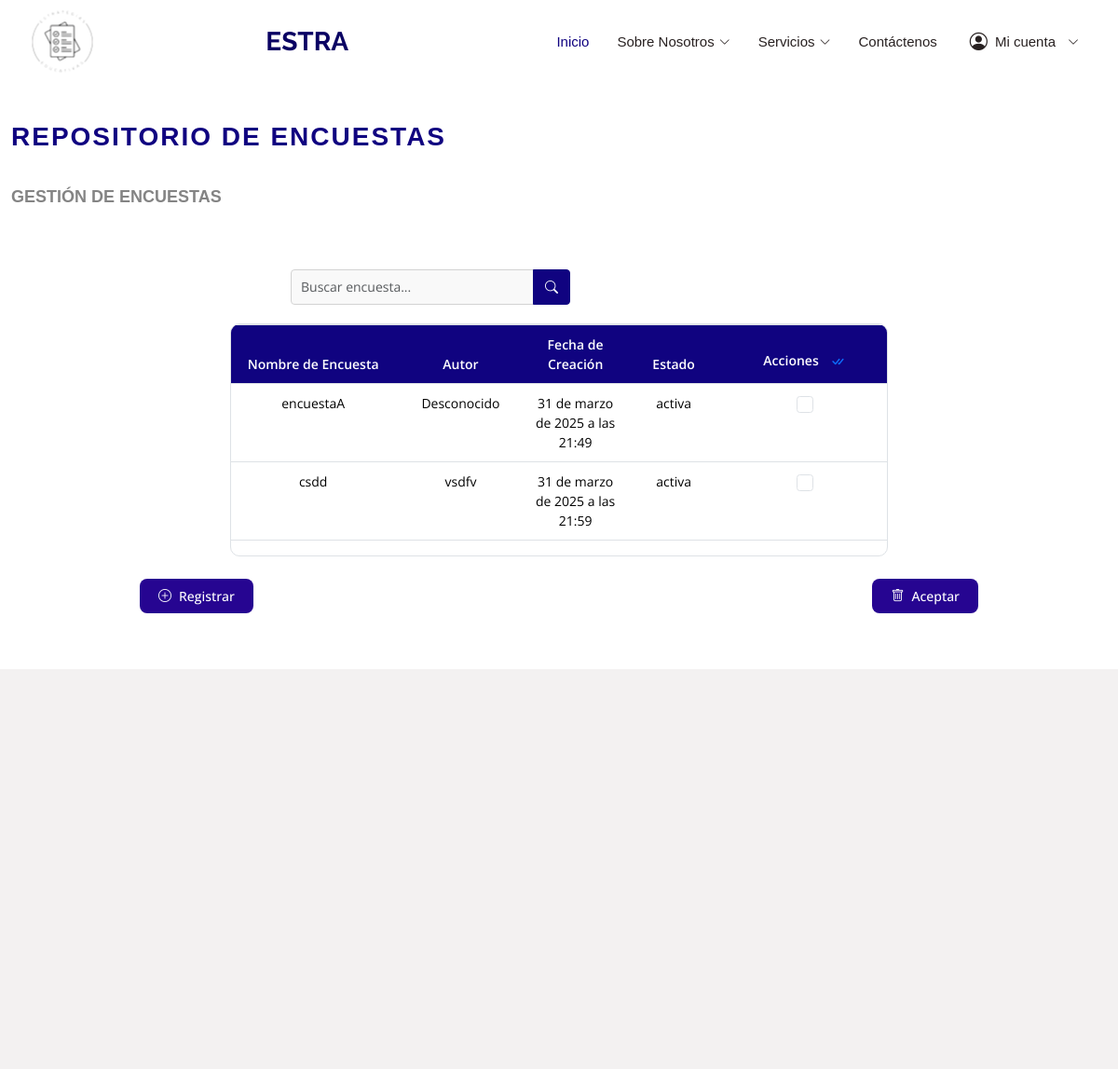
Page /models/encuesta/ on the committed database.
### data_models/models.py (models this page shows, shortened)
class Encuesta(models.Model):
    titulo = models.CharField(max_length=255)
    descripcion = models.TextField()
    fecha_creacion = models.DateTimeField(auto_now_add=True)
    autor = models.CharField(max_length=100, default="Desconocido")
    ESTADOS = [
        ('activa', 'Activa'),
        ('inactiva', 'Inactiva'),
    ]
    estado = models.CharField(max_length=10, choices=ESTADOS, default='activa')

### data_models/views.py (the view)
# urls.py: path('encuesta/', views.encuesta_list, name='encuesta_list'),
def encuesta_list(request):
    encuestas = Encuesta.objects.all()
    context = {'encuestas': encuestas}
    return render(request, 'encuestas.html', context)

### templates/encuestas.html (shortened to what this page needs)
{% load static %}
<!DOCTYPE html>
<html lang="es">
<head>
  <link href="{% static 'assets/vendor/animate.css/animate.min.css' %}" rel="stylesheet">
  <link href="{% static 'assets/vendor/bootstrap/css/bootstrap.min.css' %}" rel="stylesheet">
  <link href="{% static 'assets/vendor/bootstrap-icons/bootstrap-icons.css' %}" rel="stylesheet">
  <link href="{% static 'assets/vendor/boxicons/css/boxicons.min.css' %}" rel="stylesheet">
  <link href="{% static 'assets/vendor/glightbox/css/glightbox.min.css' %}" rel="stylesheet">
  <link href="{% static 'assets/vendor/remixicon/remixicon.css' %}" rel="stylesheet">
  <link href="{% static 'assets/vendor/swiper/swiper-bundle.min.css' %}" rel="stylesheet">
  <link href="{% static 'assets/css/style.css' %}" rel="stylesheet">
</head>
<body>
  <header id="header" class="d-flex align-items-center fixed-top">
    <div class="container d-flex align-items-center">
      <a href="{% url 'pagina_principal' %}" class="logo me-auto"><img src="{% static './imagenes/logo/logo.png'%}" alt="" class="img-fluid"></a>
      <h1 class="logo me-auto"><a href="{% url 'pagina_principal' %}">ESTRA</a></h1>
      <nav id="navbar" class="navbar">
        <ul>
          <li><a href="{% url 'pagina_principal' %}" class="active">Inicio</a></li>
          <li class="dropdown">
            <a href="#"><span>Sobre Nosotros</span> <i class="bi bi-chevron-down"></i></a>
          </li>
          <li class="dropdown"><a href="#"><span> Servicios </span> <i class="bi bi-chevron-down"></i></a>
          </li>
          <li><a href="{% url 'contactar' %}">Contáctenos</a></li>
          <li class="dropdown user-menu">
            <a href="#"><i class="bi bi-person-circle"></i> Mi cuenta <i class="bi bi-chevron-down"></i></a>
          </li>
        </ul>
      </nav>
    </div>
  </header>
  <main id="main">
<section id="encuestas" class="encuestas section-bg">
    <div class="container-fluid">
      <div class="section-title">
        <h2>Repositorio de Encuestas</h2>
        <br>
        <p>Gestión de Encuestas</p>
        <br>
      </div>
      <div id="barra-busqueda-encuestas" class="search-bar">
        <div class="input-group">
          <input type="text" class="form-control" placeholder="Buscar encuesta..." aria-label="Buscar">
          <button class="btn btn-primary" type="button">
            <i class="bi bi-search"></i>
          </button>
        </div>
      </div>
      <form id="form-eliminar-encuestas" method="POST" action="{% url 'eliminar_encuestas' %}">
        <div id="tabla-encuestas" class="table-container">
          <div id="tabla-encuestas-responsive" class="table-responsive">
            <table id="tablita-encuestas" class="table table-bordered table-hover custom-table">
              <thead>
                <tr>
                  <th>Nombre de Encuesta</th>
                  <th>Autor</th>
                  <th>Fecha de Creación</th>
                  <th>Estado</th>
                  <th>
                    Acciones
                    <button id="btn-seleccionar-todo" class="btn btn-link p-0 ms-2" title="Seleccionar Todo">
                      <i class="bi bi-check-all"></i>
                    </button>
                  </th>
                </tr>
              </thead>
              <tbody>
                {% for encuesta in encuestas %}
                <tr>
                  <td>{{ encuesta.titulo }}</td>
                  <td>{{ encuesta.autor }}</td>
                  <td>{{ encuesta.fecha_creacion }}</td>
                  <td>{{ encuesta.estado }}</td>
                  <td>
                    <input type="checkbox" class="form-check-input seleccionar-fila" name="encuestas[]" value="{{ encuesta.id }}">
                  </td>
                </tr>
                {% empty %}
                <tr>
                  <td colspan="5" class="text-center">No hay encuestas registradas.</td>
                </tr>
                {% endfor %}
              </tbody>
            </table>
          </div>
        </div>
      <div id="botones-accion-encuestas" class="d-flex justify-content-between mt-4">
        <a href="{%url 'formulario_encuesta'%}">
          <div id="btn-registrar-encuesta" class="btn btn-success">
            <i class="bi bi-plus-circle"></i> Registrar
          </div>
        </a>
        <button type="submit" id="btn-eliminar-encuesta" class="btn btn-danger"> <i class="bi bi-trash"></i> Aceptar
        </div>
      </div>
  </section>
</main>
<footer id="footer" class="footer">
  <div class="container footer-top">
    <div class="row gy-4">
    </div>
  </div>
</footer>
</body>
</html>

### rows in the picture
Encuesta: titulo "encuestaA", autor "Desconocido", fecha_creacion "31 de marzo de 2025 a las 21:49", estado "activa"
Encuesta: titulo "csdd", autor "vsdfv", fecha_creacion "31 de marzo de 2025 a las 21:59", estado "activa"
